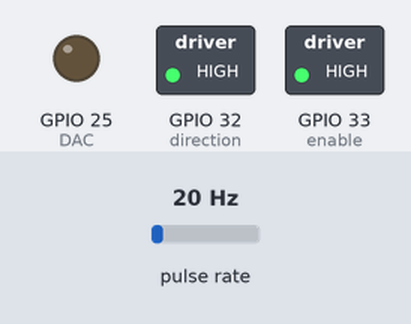
The sketch below on a simulated ESP32. On the bench: switched loads named in the sketch (green lamp = pin HIGH), output pins drawn as LEDs (lit = HIGH). Wiring (inferred from the names in the program): pulse sensor: data GPIO 34. The test bench sets the inputs (shaded band); at power-on: pulse rate 20 Hz. What the sketch prints to the serial monitor is not drawn.

Above: at 0.05 s.
At 30.05 s:
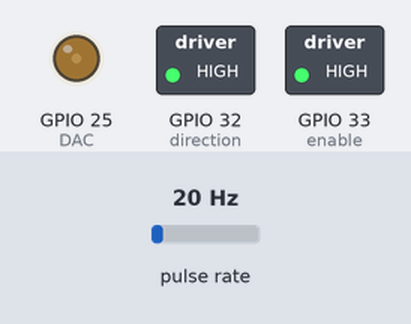
At 59.8 s:
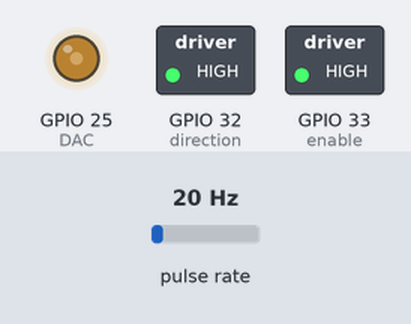
Timing chart, 0 to 78.0 s (numbered marks = the images above):
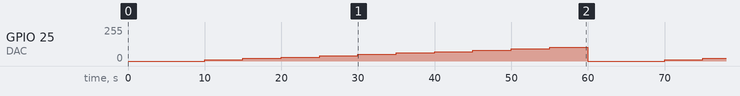

Measured:
- by itself, GPIO 25 (DAC): ramps from 0/255 to 102/255 and jumps back, once every 60.0 s

The sketch:

ESP_VelocityTest.ino
```cpp
#define hallSensor 34 //Hall Effect Sensor Pin
#define DAC 25 //Motor Speed Controller Pin
#define tickPerRev 11 //Hall-Effect Ticks per Revolution of Motor
#define enable 33 //Motor Enable Pin
#define direction 32 //Motor Direction Pin

#define maxSpd 255 //dacWrite value corresponding to 3.3V Output to Motor Controller which is a Motor Speed of ~ RPM

unsigned long currentTime = 0;
unsigned long prevTime = 0;

void setup() {
  // put your setup code here, to run once:
  Serial.begin(115200); //Start Serial Communication Rate at this Value

  pinMode(hallSensor, INPUT); //Take Input from the Hall Sensor
  pinMode(DAC, OUTPUT); //Push a DAC Output to Motor Speed Controller
  pinMode(enable, OUTPUT); //Push an Enable Signal Output to Motor Controller
  pinMode(direction, OUTPUT); //Push a Direction Signal Output to Motor Controller
  digitalWrite(enable, HIGH);
  digitalWrite(direction, HIGH);

  //Run tickCounter Function Everytime the Hall Effect Sensor Triggers a High Input
  attachInterrupt(digitalPinToInterrupt(hallSensor), tickCounter, RISING);
}

void loop() {
  //put your main code here, to run repeatedly:

  delay(5000);
  dacWrite(DAC, 0);  //Run at 0 RPM
  Serial.println(0);
  delay(5000);
  dacWrite(DAC, (maxSpd * 4) / 100); //Run at 4% Max Speed
  Serial.println(4);
  delay(5000);
  dacWrite(DAC, (maxSpd * 8) / 100); //Run at 8% Max Speed
  Serial.println(8);
  delay(5000);
  dacWrite(DAC, (maxSpd * 12) / 100); //Run at 12% Max Speed
  Serial.println(12);
  delay(5000);
  dacWrite(DAC, (maxSpd * 16) / 100); //Run at 16% Max Speed
  Serial.println(16);
  delay(5000);
  dacWrite(DAC, (maxSpd * 20) / 100); //Run at 20% Max Speed
  Serial.println(20);
  delay(5000);
  dacWrite(DAC, (maxSpd * 24) / 100); //Run at 24% Max Speed
  Serial.println(24);
  delay(5000);
  dacWrite(DAC, (maxSpd * 28) / 100); //Run at 28% Max Speed
  Serial.println(28);
  delay(5000);
  dacWrite(DAC, (maxSpd * 32) / 100); //Run at 32% Max Speed
  Serial.println(32);
  delay(5000);
  dacWrite(DAC, (maxSpd * 36) / 100); //Run at 36% Max Speed
  Serial.println(36);
  delay(5000);
  dacWrite(DAC, (maxSpd * 40) / 100); //Run at 40% Max Speed
  Serial.println(40);
  delay(5000);
  dacWrite(DAC, 0);
}

void tickCounter() {
  prevTime = currentTime; // record new time as old time
  currentTime = micros(); //update new time

  // calculate RPM using difference between old and new time and ticks per revolution
  Serial.println((60000000 / (currentTime - prevTime)) / tickPerRev);
}
```
